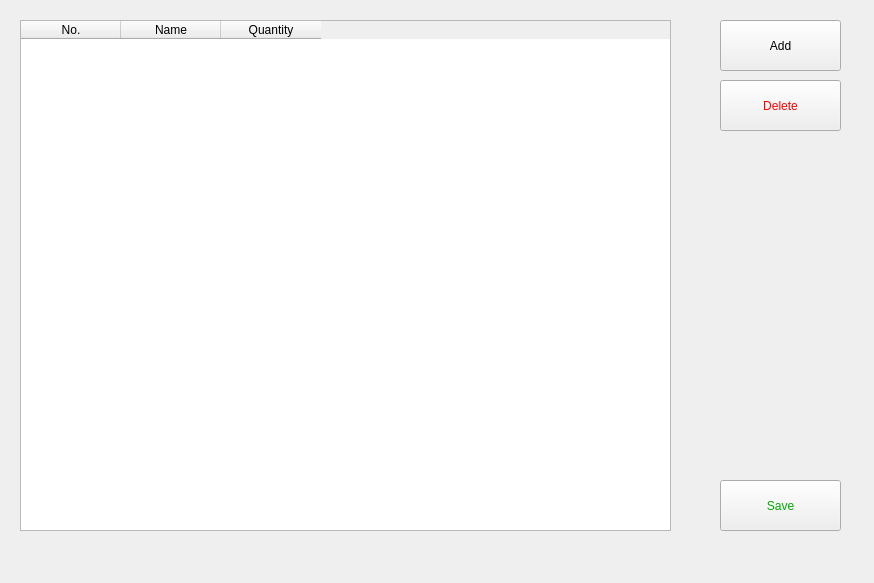
<?xml version="1.0" encoding="UTF-8"?>
<ui version="4.0">
 <class>StockWindow</class>
 <widget class="QWidget" name="StockWindow">
  <property name="geometry">
   <rect>
    <x>0</x>
    <y>0</y>
    <width>874</width>
    <height>583</height>
   </rect>
  </property>
  <property name="windowTitle">
   <string>Stock</string>
  </property>
  <widget class="QPushButton" name="AddBtn">
   <property name="geometry">
    <rect>
     <x>720</x>
     <y>20</y>
     <width>121</width>
     <height>51</height>
    </rect>
   </property>
   <property name="text">
    <string>Add</string>
   </property>
  </widget>
  <widget class="QPushButton" name="SaveBtn">
   <property name="geometry">
    <rect>
     <x>720</x>
     <y>480</y>
     <width>121</width>
     <height>51</height>
    </rect>
   </property>
   <property name="styleSheet">
    <string notr="true">color: rgb(0, 170, 0)</string>
   </property>
   <property name="text">
    <string>Save</string>
   </property>
  </widget>
  <widget class="QPushButton" name="DeleteBtn">
   <property name="geometry">
    <rect>
     <x>720</x>
     <y>80</y>
     <width>121</width>
     <height>51</height>
    </rect>
   </property>
   <property name="acceptDrops">
    <bool>false</bool>
   </property>
   <property name="styleSheet">
    <string notr="true">color: rgb(255, 0, 0);</string>
   </property>
   <property name="text">
    <string>Delete</string>
   </property>
  </widget>
  <widget class="QTableWidget" name="tableStocks">
   <property name="geometry">
    <rect>
     <x>20</x>
     <y>20</y>
     <width>651</width>
     <height>511</height>
    </rect>
   </property>
   <property name="alternatingRowColors">
    <bool>true</bool>
   </property>
   <property name="selectionMode">
    <enum>QAbstractItemView::SelectionMode::ExtendedSelection</enum>
   </property>
   <property name="sortingEnabled">
    <bool>false</bool>
   </property>
   <attribute name="horizontalHeaderCascadingSectionResizes">
    <bool>false</bool>
   </attribute>
   <attribute name="horizontalHeaderStretchLastSection">
    <bool>false</bool>
   </attribute>
   <attribute name="verticalHeaderCascadingSectionResizes">
    <bool>false</bool>
   </attribute>
   <attribute name="verticalHeaderStretchLastSection">
    <bool>false</bool>
   </attribute>
   <column>
    <property name="text">
     <string>No.</string>
    </property>
   </column>
   <column>
    <property name="text">
     <string>Name</string>
    </property>
   </column>
   <column>
    <property name="text">
     <string>Quantity</string>
    </property>
   </column>
  </widget>
 </widget>
 <resources/>
 <connections/>
</ui>
